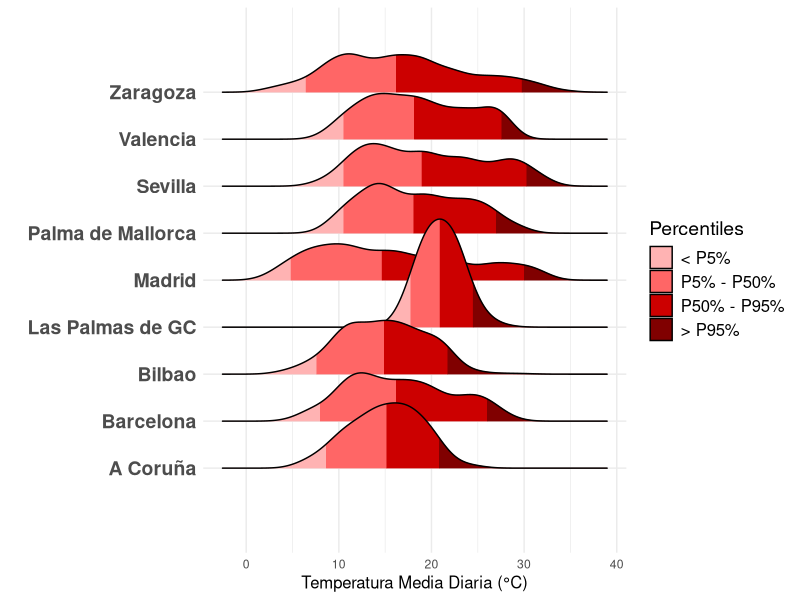
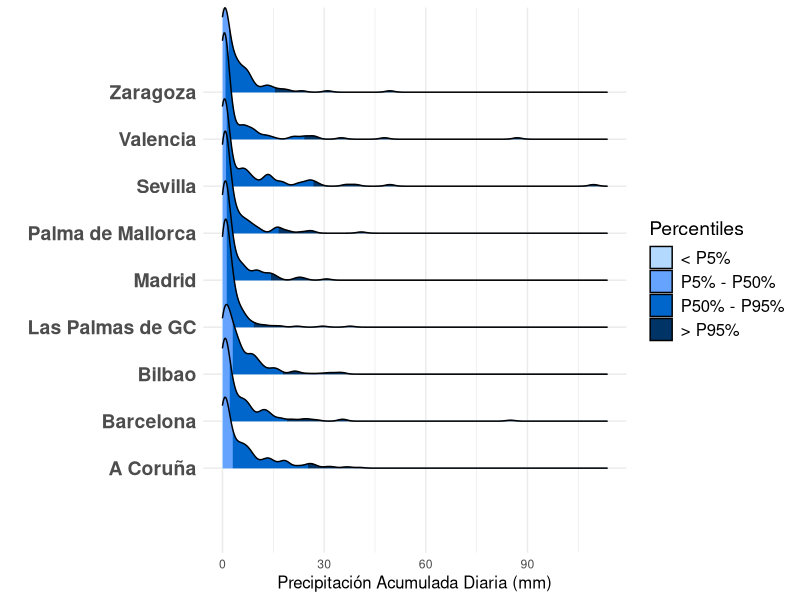
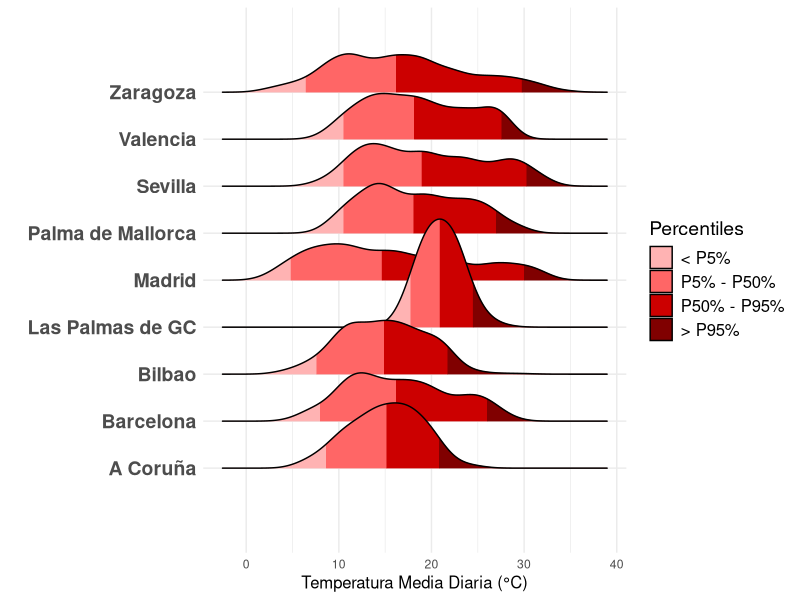
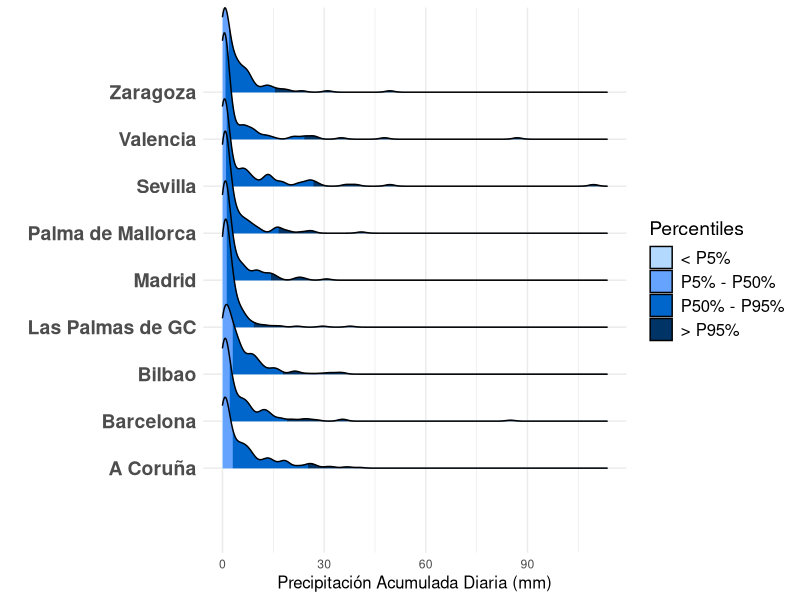

These charts were generated, in order, by the following R code:
## Title: Ridgeline Chart for Daily Temperature and Precipitation in Spanish Cities
## Data source: https://open-meteo.com/

# Load necessary libraries
library(readr)
library(dplyr)
library(ggplot2)
library(ggridges)

# Create a list of dataframes for each city
data <- list(
    list(
        label="A Coruña",
        df=read_csv("data/daily_A_Coruna.csv")
        ),
    list(
        label="Barcelona",
        df=read_csv("data/daily_Barcelona.csv")
        ),
    list(
        label="Bilbao",
        df=read_csv("data/daily_Bilbao.csv")
        ),
    list(
        label="Las Palmas de GC",
        df=read_csv("data/daily_Las_Palmas_GC.csv")
        ),
    list(
        label="Madrid",
        df=read_csv("data/daily_Madrid.csv")
        ),
    list(
        label="Palma de Mallorca",
        df=read_csv("data/daily_Palma.csv")
        ),
    list(
        label="Sevilla",
        df=read_csv("data/daily_Sevilla.csv")
        ),
    list(
        label="Valencia",
        df=read_csv("data/daily_Valencia.csv")
        ),
    list(
        label="Zaragoza",
        df=read_csv("data/daily_Zaragoza.csv")
        )
)

# Modify each df by adding a column with the city name and rename the columns
for (i in 1:length(data)) {
    data[[i]]$df <- data[[i]]$df %>% 
        mutate(city = data[[i]]$label) %>% 
        rename(date = time, 
               tmean = `temperature_2m_mean (°C)`, 
               prec = `precipitation_sum (mm)`
               )
    # Replace 0 values in precipitation with NA
    data[[i]]$df$prec[data[[i]]$df$prec == 0] <- NA
}

# Combine all dataframes into one
combined_data <- do.call(rbind, lapply(data, function(x) x$df))

# Plot de temperatura
ggplot(combined_data, aes(x = tmean, y = city, fill = after_stat(quantile))) +
    geom_density_ridges_gradient(
        scale = 2.3, 
        alpha = 0.6, 
        quantiles = c(0.05, 0.5, 0.95),
        calc_ecdf = TRUE
    ) +
    scale_fill_manual(
        name = "Percentiles",
        values = c("#FFB3B3", "#FF6666", "#CC0000", "#800000"),
        labels = c("< P5%", "P5% - P50%", "P50% - P95%", "> P95%")
    ) +
    xlab("Temperatura Media Diaria (°C)") +
    ylab("") +
    theme_minimal() +
    scale_y_discrete(expand = c(0.2, 0.2)) +
    theme(
        axis.text.y = element_text(face = "bold", size = 14),
        axis.title.x = element_text(size = 12),
        legend.text = element_text(size = 12),
        legend.title = element_text(size = 14))
# Save the plot as a PNG file
ggsave("plots/temperature_plot.png", dpi = 300)

# Plot the precipiation data
ggplot(combined_data, aes(x = prec, y = city, fill = after_stat(quantile))) +
    stat_density_ridges(
        geom = "density_ridges_gradient",
        scale = 2.3, 
        alpha = 0.6, 
        quantiles = c(0.05, 0.5, 0.95),
        calc_ecdf = TRUE,
        from = 0  # Evita que la densidad se extienda a valores negativos
    ) +
    scale_fill_manual(
        name = "Percentiles",
        values = c("#B3D9FF", "#66A3FF", "#0066CC", "#003366"),
        labels = c("< P5%", "P5% - P50%", "P50% - P95%", "> P95%")
    ) +
    xlab("Precipitación Acumulada Diaria (mm)") +
    ylab("") +
    theme_minimal() +
    scale_x_continuous(limits = c(0, NA)) +  # Asegura que X no sea negativa
    scale_y_discrete(expand = c(0.2, 0.2)) +
    theme(
        axis.text.y = element_text(face = "bold", size = 14),
        axis.title.x = element_text(size = 12),
        legend.text = element_text(size = 12),
        legend.title = element_text(size = 14))
# Save the plot as a PNG file
ggsave("plots/precipitation_plot.png", dpi = 300)